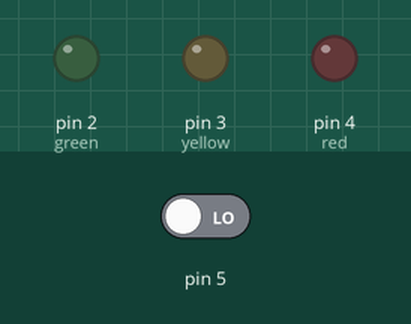
This sketch was run on a simulated Arduino Uno, built with avr-gcc and run on an emulated ATmega328P. Parts: output pins drawn as LEDs (lit = HIGH). Dashed ring = blinking. The inputs (shaded band) are chosen by the test bench; at power-on: pin 5 LOW.

Above: at 1.2 s.
1.3 s: pin 5 driven HIGH
At 1.4 s:
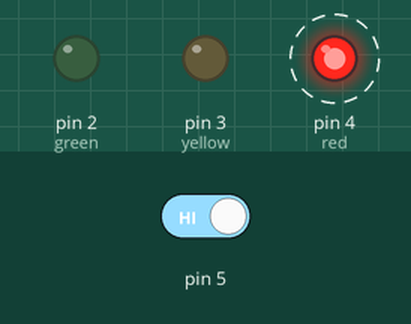
At 2.0 s:
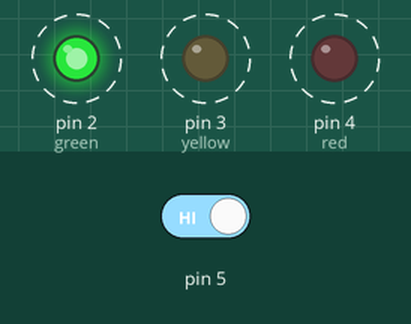
4.3 s: pin 5 driven LOW
At 4.4 s:
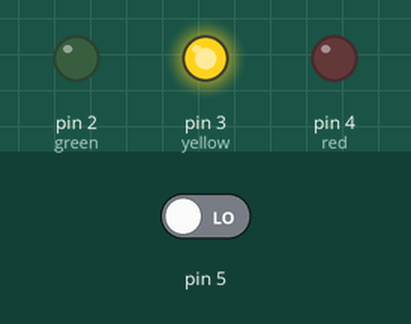
Timing chart, 0 to 7.3 s (numbered marks = the images above; inputs shaded):
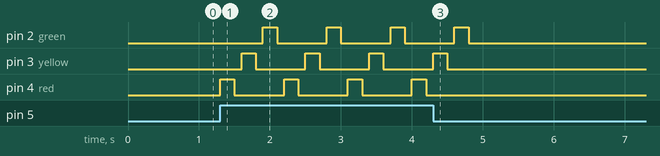

The sketch:

botao_led.ino
```cpp
int estadoBotao = 0;

void setup (){
pinMode(2, OUTPUT);// green
pinMode(3, OUTPUT);// yellow
pinMode(4, OUTPUT);// red
pinMode(5, INPUT);
}
void loop (){

estadoBotao = digitalRead(5);

  if(estadoBotao == HIGH) {
	digitalWrite(4,HIGH);
    delay(200);
    digitalWrite(4,LOW);
    delay(100);
    digitalWrite(3, HIGH);
    delay(200);
    digitalWrite(3, LOW);
    delay(100);
    digitalWrite(2, HIGH);
    delay(200);
    digitalWrite(2, LOW);
    delay(100);
  }
}
```

Measured:
- after the input at 1.3 s, pin 2 (green): alternates HIGH for 0.20 s and LOW for 0.70 s, starting after 0.60 s; pin 3 (yellow): alternates HIGH for 0.20 s and LOW for 0.70 s, starting after 0.30 s; pin 4 (red): alternates HIGH for 0.20 s and LOW for 0.70 s, starting at once
- after the input at 4.3 s, pin 2 (green): goes on until 4.8 s, then stays LOW; pin 3 (yellow): goes on until 4.5 s, then stays LOW; pin 4 (red): stops changing and stays LOW
